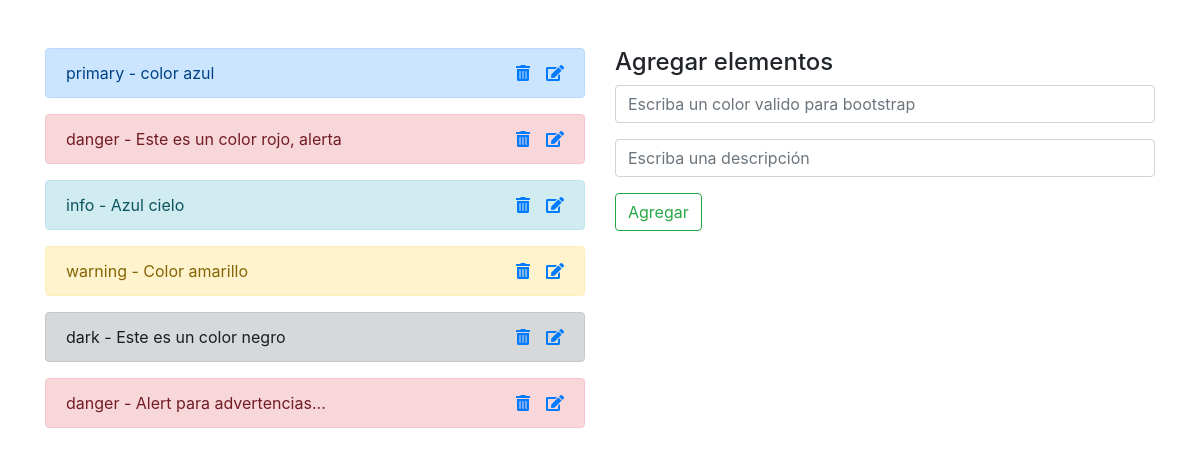
The page / on the database its author committed.
### tables this page shows
CREATE TABLE `t_colores` (
  `id_colores` int(11) NOT NULL,
  `color_name` varchar(25) NOT NULL,
  `description` varchar(100) NOT NULL
);

### insertar.php (called while the page is built, shortened)
<?php
$consulta = 'SELECT * FROM `t_colores`';
$getQuery = $conexionPDO->prepare($consulta);
$getQuery->execute();
$resultado = $getQuery->fetchAll();

### index.php (the view, shortened to what this page needs)
<?php
include "conexion.php";
include "insertar.php";
?>
<!doctype html>
<html lang="es">
  <head>
    <link rel="stylesheet" href="https://stackpath.bootstrapcdn.com/bootstrap/4.1.0/css/bootstrap.min.css">
    <link rel="stylesheet" href="https://use.fontawesome.com/releases/v5.0.10/css/all.css">
  </head>
  <body>
    <div class="container mt-5">
        <div class="row">
            <div class="col-md-6">
                <?php foreach ($resultado as $datoIndividual): ?>
                    <div class="alert alert-<?php echo $datoIndividual['color_name']; ?>" role="alert">
                        <?php echo $datoIndividual['color_name']; ?>
                        -
                        <?php echo $datoIndividual['description']; ?>
                        <a href="index.php?id_colores=<?php echo $datoIndividual['id_colores']; ?>" class="float-right">
                            <i class="fas fa-edit"></i>
                        </a>
                        <a href="eliminar.php?id_colores=<?php echo $datoIndividual['id_colores']; ?>" class="float-right mr-3">
                            <i class="fas fa-trash-alt"></i>
                        </a>
                    </div>
                <?php endforeach?>
            </div>
            <div class="col-md-6">
                <?php if (!$_GET): ?>
                    <h4>Agregar elementos</h4>
                    <form method="POST" >
                        <input class="form-control" type="text" name="color_name" placeholder="Escriba un color valido para bootstrap" required>
                        <input class="form-control mt-3" type="text" name="description" placeholder="Escriba una descripción" required>
                        <button class="btn btn-outline-success mt-3" type="submit">Agregar</button>
                    </form>
                <?php endif?>
            </div>
        </div>
    </div>
  </body>
</html>

### rows shown on the page
t_colores: color_name "primary", description "color azul"
t_colores: color_name "danger", description "Este es un color rojo, alerta"
t_colores: color_name "info", description "Azul cielo"
t_colores: color_name "warning", description "Color amarillo"
t_colores: color_name "dark", description "Este es un color negro"
t_colores: color_name "danger", description "Alert para advertencias..."
